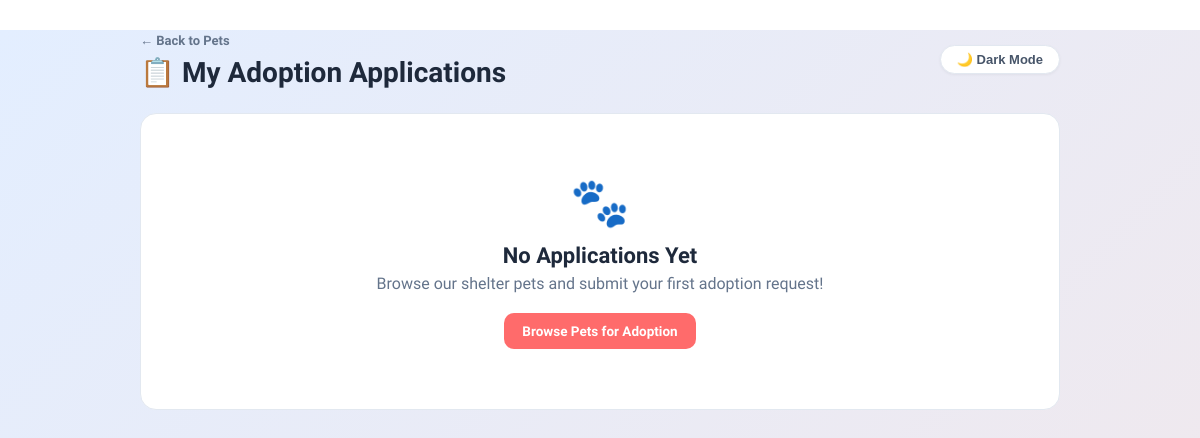
The app's page /my-applications.php, older data.
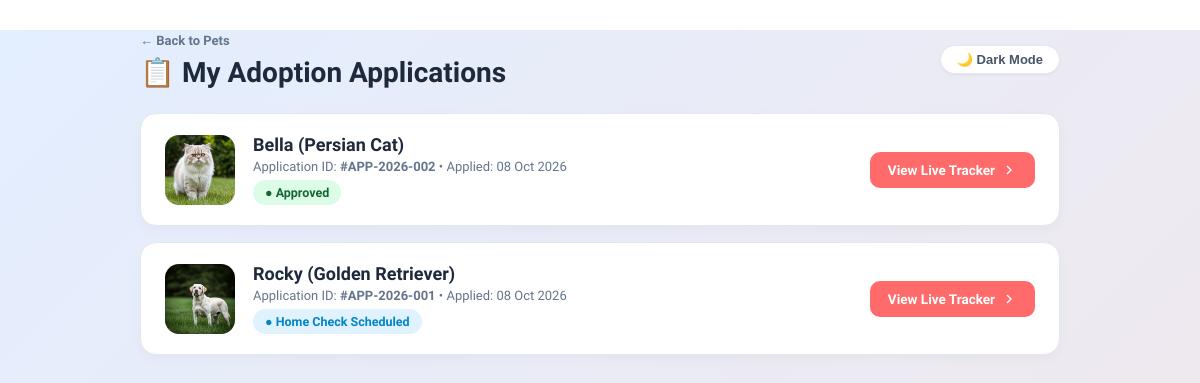
The same page, newer data.
### tables this page shows
CREATE TABLE applications (
    id INTEGER PRIMARY KEY AUTOINCREMENT,
    user_id INTEGER,
    pet_id INTEGER,
    applicant_name TEXT NOT NULL,
    applicant_email TEXT NOT NULL,
    applicant_phone TEXT NOT NULL,
    applicant_city TEXT NOT NULL,
    residence_type TEXT NOT NULL,
    has_experience TEXT NOT NULL,
    other_pets TEXT NOT NULL,
    reason TEXT,
    status TEXT DEFAULT "Under Review",
    applied_at DATETIME DEFAULT CURRENT_TIMESTAMP
);

CREATE TABLE pets (
  id INTEGER PRIMARY KEY AUTOINCREMENT,
  name VARCHAR(100) NOT NULL,
  category VARCHAR(50) NOT NULL,
  status VARCHAR(50) DEFAULT "available",
  trait_tag VARCHAR(50) DEFAULT "family"
, breed TEXT DEFAULT "Mixed Breed", age TEXT DEFAULT "1 Year", vaccinated INTEGER DEFAULT 1, neutered INTEGER DEFAULT 1, dewormed INTEGER DEFAULT 1, city TEXT DEFAULT "Delhi NCR", image TEXT DEFAULT "Img/Img/persian.jpeg", description TEXT DEFAULT "Affectionate, playful, and looking for a loving home.");

### my-applications.php (the view, shortened to what this page needs)
<?php
require_once 'db.php';
$stmt = $pdo->prepare("SELECT a.*, p.name AS pet_name, p.category, p.breed, p.image, p.city AS pet_city
                       FROM applications a
                       JOIN pets p ON a.pet_id = p.id
                       ORDER BY a.id DESC");
$stmt->execute();
$applications = $stmt->fetchAll();
?>
<!DOCTYPE html>
<html lang="en">
<head>
    <link rel="stylesheet" href="CSS/sign.css">
    <link rel="stylesheet" href="CSS/premium.css">
    <link rel="stylesheet" href="CSS/dark-mode.css">
</head>
<body>
    <div class="dashboard-container">
        <div class="page-header">
            <div>
                <a href="select.php" style="color:#64748b; font-size:13px; font-weight:600; text-decoration:none; display:inline-flex; align-items:center; gap:4px; margin-bottom:8px;">← Back to Pets</a>
                <h1>📋 My Adoption Applications</h1>
            </div>
            <div style="display:flex; gap:12px; align-items:center;">
                <button id="dark-mode-toggle" class="pill-toggle">🌙 Dark Mode</button>
            </div>
        </div>
        <?php if (count($applications) > 0): ?>
            <?php foreach ($applications as $app): ?>
                <?php
                    $st = strtolower($app['status']);
                    $badgeClass = 'status-review';
                    if (strpos($st, 'approved') !== false) $badgeClass = 'status-approved';
                    elseif (strpos($st, 'home') !== false) $badgeClass = 'status-homecheck';
                    elseif (strpos($st, 'reject') !== false) $badgeClass = 'status-rejected';
                ?>
                <div class="app-card">
                    <div class="app-pet-info">
                        <img src="<?php echo htmlspecialchars($app['image'] ?? 'Img/Img/persian.jpeg'); ?>" alt="Pet" class="app-avatar">
                        <div class="app-details">
                            <h3><?php echo htmlspecialchars($app['pet_name']); ?> (<?php echo htmlspecialchars($app['breed'] ?? $app['category']); ?>)</h3>
                            <p>Application ID: <b>#APP-2026-<?php echo str_pad($app['id'], 3, '0', STR_PAD_LEFT); ?></b> &bull; Applied: <?php echo date('d M Y', strtotime($app['applied_at'])); ?></p>
                            <span class="status-badge <?php echo $badgeClass; ?>">● <?php echo htmlspecialchars($app['status']); ?></span>
                        </div>
                    </div>
                    <div>
                        <a href="adopt.php?app_id=<?php echo $app['id']; ?>" class="btn-view-tracker">
                            <span>View Live Tracker</span>
                            <svg width="16" height="16" viewBox="0 0 24 24" fill="none" stroke="currentColor" stroke-width="2"><polyline points="9 18 15 12 9 6"></polyline></svg>
                        </a>
                    </div>
                </div>
            <?php endforeach; ?>
        <?php else: ?>
            <div class="empty-state">
                <span style="font-size:48px;">🐾</span>
                <h2 style="font-size:22px; margin: 12px 0 6px;">No Applications Yet</h2>
                <p style="color:#64748b; margin-bottom:20px;">Browse our shelter pets and submit your first adoption request!</p>
                <a href="select.php" class="btn-view-tracker">Browse Pets for Adoption</a>
            </div>
        <?php endif; ?>
    </div>
</body>
</html>

### CSS/sign.css (style rules this page uses)
:root { --primary: #ff6b6b; --primary-hover: #ff5252; --font-main: 'Plus Jakarta Sans', -apple-system, BlinkMacSystemFont, 'Segoe UI', Roboto, sans-serif; --font-google: 'Roboto', 'Plus Jakarta Sans', system-ui, sans-serif; }
* { margin: 0; padding: 0; box-sizing: border-box; }
body, html { min-height: 100%; font-family: var(--font-main); background-color: #ffffff; color: #1e293b; -webkit-font-smoothing: antialiased; }
.pill-toggle { background: #ffffff; border: 1px solid #e2e8f0; border-radius: 9999px; padding: 6px 16px; font-size: 13px; font-weight: 600; color: #475569; cursor: pointer; transition: all 0.2s; box-shadow: 0 1px 3px rgba(0, 0, 0, 0.05); }

### CSS/premium.css (style rules this page uses)
:root { --primary: #ff6b6b; --primary-hover: #ff5252; --nav-bg: rgba(255, 255, 255, 0.85); --card-bg: rgba(255, 255, 255, 0.9); }
body { background: linear-gradient(-45deg, #f3e7e9, #e3eeff, #f3e7e9, #e3eeff); background-size: 400% 400%; animation: gradientBG 15s ease infinite; font-family: 'Inter', sans-serif; }
button, .btn, .btn-adopt { transition: all 0.3s cubic-bezier(0.4, 0, 0.2, 1) !important; transform: translateY(0); }

### CSS/dark-mode.css (style rules this page uses)
:root { --bg-primary: #ffffff; --text-primary: #333333; --bg-secondary: #f4f4f4; }

### my-applications.php (style rules this page uses)
body { background-color: #f8fafc; font-family: 'Plus Jakarta Sans', sans-serif; color: #1e293b; }
.dashboard-container { max-width: 960px; margin: 30px auto; padding: 0 20px 60px; }
.page-header { display: flex; justify-content: space-between; align-items: center; margin-bottom: 24px; }
.page-header h1 { font-size: 28px; font-weight: 800; }
.app-card { background: #ffffff; border-radius: 16px; border: 1px solid #e2e8f0; padding: 20px 24px; margin-bottom: 16px; display: flex; justify-content: space-between; align-items: center; box-shadow: 0 4px 12px rgba(0,0,0,0.03); transition: all 0.2s; }
.app-pet-info { display: flex; align-items: center; gap: 18px; }
.app-avatar { width: 70px; height: 70px; border-radius: 14px; object-fit: cover; }
.app-details h3 { font-size: 18px; font-weight: 700; margin-bottom: 4px; }
.app-details p { font-size: 13px; color: #64748b; margin-bottom: 6px; }
.status-badge { display: inline-flex; align-items: center; gap: 6px; font-size: 12.5px; font-weight: 700; padding: 5px 12px; border-radius: 9999px; }
.status-homecheck { background: #e0f2fe; color: #0284c7; }
.status-approved { background: #dcfce7; color: #166534; }
.btn-view-tracker { display: inline-flex; align-items: center; gap: 6px; padding: 10px 18px; border-radius: 10px; background: #ff6b6b; color: white; text-decoration: none; font-size: 13.5px; font-weight: 600; transition: all 0.2s; }
.empty-state { text-align: center; padding: 60px 20px; background: #ffffff; border-radius: 16px; border: 1px solid #e2e8f0; }

Row changes from the older to the newer data that the page shows:
added applications: pet.image (picture), pet.name "Bella", pet.breed "Persian Cat", id "002", applied_at "08 Oct 2026", status "Approved"
added applications: pet.image (picture), pet.name "Rocky", pet.breed "Golden Retriever", id "001", applied_at "08 Oct 2026", status "Home Check Scheduled"
Text that changed along with them:
text no longer shown: "🐾 No Applications Yet Browse our shelter pets and submit your first adoption request! Browse Pets for Adoption"
